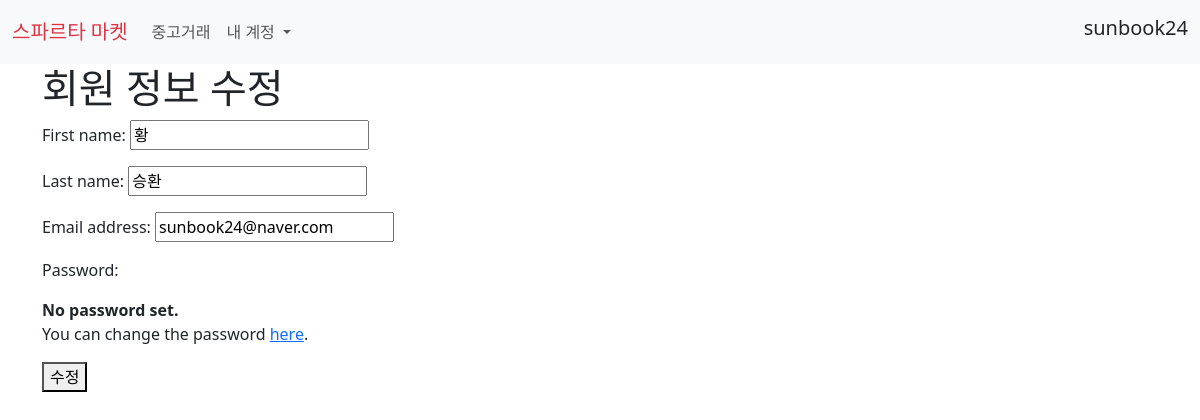
Page /accounts/update/ (signed in) on the committed database.
### accounts/models.py (models this page shows)
class User(AbstractUser):
    followings = models.ManyToManyField(
        "self", related_name="followers", symmetrical=False
    )

### accounts/views.py (the view)
# urls.py: path("update/", views.update, name="update"),
@require_http_methods(["GET","POST"])
def update(request):
    if request.method == "POST":
        form = CustomUserChangeForm(request.POST, instance=request.user)
        if form.is_valid():
            form.save()
            return redirect("index")
    else:
        form = CustomUserChangeForm(instance=request.user)
    context = {"form": form}
    return render(request, "accounts/update.html", context)

### accounts/forms.py
class CustomUserChangeForm(UserChangeForm):
    class Meta:
        model = get_user_model()
        fields = [
            "first_name",
            "last_name",
            "email",
            ]
    def __init__(self, *args, **kwargs):
        super().__init__(*args, **kwargs)
        if self.fields.get("password"):
            password_help_text = (
                "You can change the password " '<a href="{}">here</a>.'
            ).format(f"{reverse('accounts:change_password')}")
            self.fields["password"].help_text = password_help_text

### accounts/templates/accounts/update.html (shortened to what this page needs)
{% extends "base.html" %}
{% block content %}
<h1>회원 정보 수정</h1>
<form action="{% url "accounts:update" %}" method="POST">
    {{ form.as_p}}
    <button type="submit">수정</button>
</form>
{% endblock content %}

### templates/base.html (shortened to what this page needs)
{% load static %}
<!DOCTYPE html>
<html lang="en">
  <head>
    <link href="https://cdn.jsdelivr.net/npm/bootstrap@5.3.3/dist/css/bootstrap.min.css" rel="stylesheet">
    <link rel="stylesheet" href="{% static "css/style.css" %}">
  </head>
  <body>
    <nav class="navbar navbar-expand-lg bg-body-tertiary">
      <div class="container-fluid">
        <a class="navbar-brand text-danger" href="{% url "index" %}">스파르타 마켓</a>
        <div class="collapse navbar-collapse" id="navbarSupportedContent">
          <ul class="navbar-nav me-auto mb-2 mb-lg-0">
            <li class="nav-item">
              <a class="nav-link" aria-current="page" href="{% url "products" %}">중고거래</a>
            </li>
            {% if request.user.is_authenticated %}
            <li class="nav-item dropdown">
              <a class="nav-link dropdown-toggle" href="#" role="button" data-bs-toggle="dropdown" aria-expanded="false">
                내 계정
              </a>
            </li>
            {% endif %}
          </ul>
          <div class = "navbar">
            {% if request.user.is_authenticated %}
            <h5>{{ request.user.username }}</h5>
            {% endif %}
          </div>
        </div>
      </div>
    </nav>
    <div class="container">
    {% block content %}
    {% endblock content %}
    </div>
  </body>
</html>

### rows in the picture
User: user.username "sunbook24", first_name "황", last_name "승환", email "sunbook24@naver.com"
